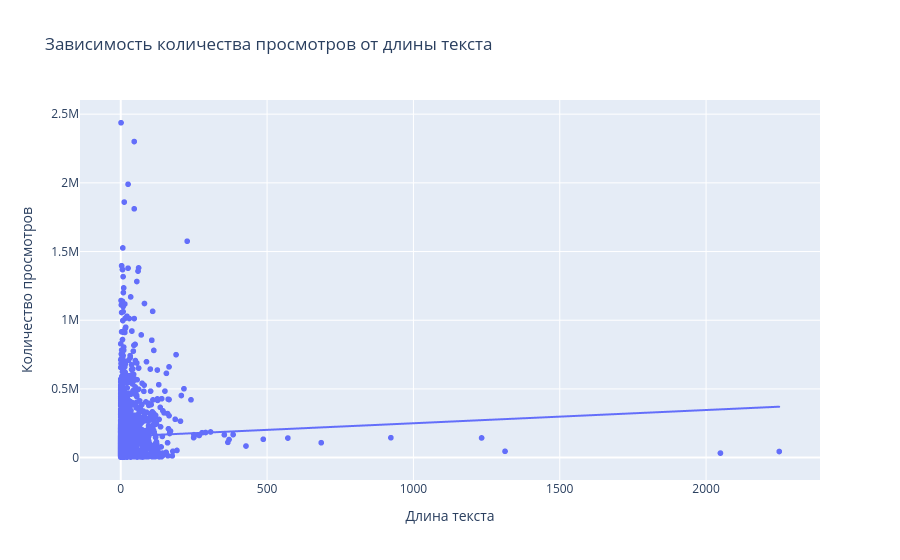
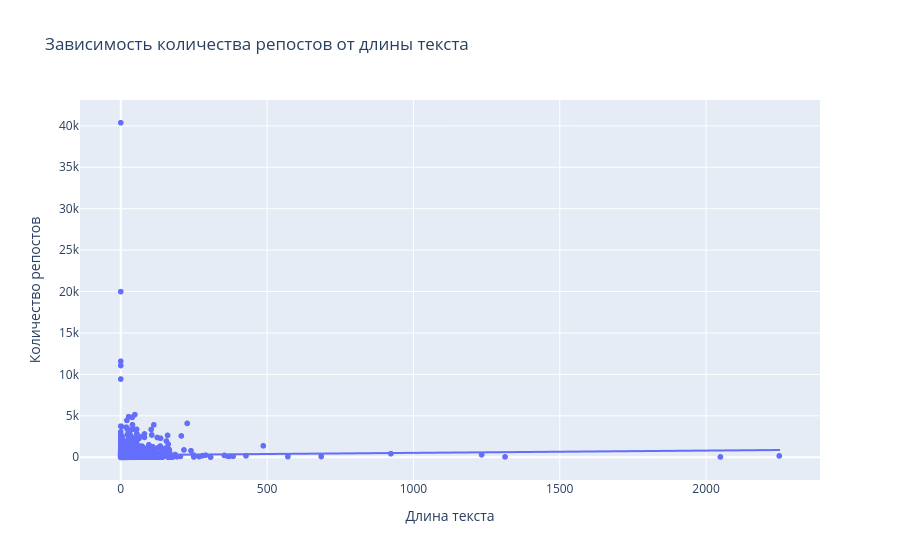
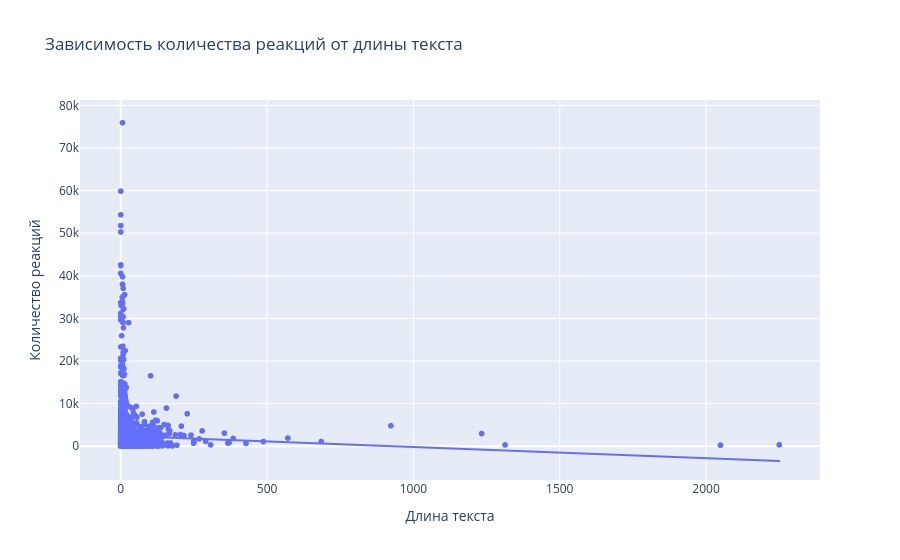

Write notebook code for charts like these, in order.
### Markdown cell above
Больше всех длинные посты пишет Асафьев Стас (автоблогер) - пишет какие-то статьи о машинах и прогнозах и иногда Артемий Лебедев (дизайнер)

### Code cell
fig_views = px.scatter(df, x="text_length", y="views_cnt",
                       trendline="ols",
                       labels={"text_length": "Длина текста", "views_cnt": "Количество просмотров"},
                       title="Зависимость количества просмотров от длины текста")
fig_views.show()

fig_reposts = px.scatter(df, x="text_length", y="reposts_cnt",
                         trendline="ols",
                         labels={"text_length": "Длина текста", "reposts_cnt": "Количество репостов"},
                         title="Зависимость количества репостов от длины текста")
fig_reposts.show()

fig_reactions = px.scatter(df, x="text_length", y="reactions_cnt",
                           trendline="ols",
                           labels={"text_length": "Длина текста", "reactions_cnt": "Количество реакций"},
                           title="Зависимость количества реакций от длины текста")
fig_reactions.show()

### Figure 1 — Plotly figure (JSON) as saved in the notebook; plotly's stock layout.template omitted (floating-point values rounded to 4 significant figures; data arrays with more than 128 entries replaced by an {"elided": "..."} marker saying what was removed)
{"data": [{"hovertemplate": "Длина текста=%{x}<br>Количество просмотров=%{y}<extra></extra>", "legendgroup": "", "marker": {"color": "#636efa", "symbol": "circle"}, "mode": "markers", "name": "", "showlegend": false, "type": "scattergl", "x": {"elided": "2626 int values"}, "xaxis": "x", "y": {"elided": "2626 int values"}, "yaxis": "y"}, {"hovertemplate": "<b>OLS trendline</b><br>views_cnt = 96.3126 * text_length + 153685<br>R<sup>2</sup>=0.001484<br><br>Длина текста=%{x}<br>Количество просмотров=%{y} <b>(trend)</b><extra></extra>", "legendgroup": "", "marker": {"color": "#636efa", "symbol": "circle"}, "mode": "lines", "name": "", "showlegend": false, "type": "scattergl", "x": {"elided": "2626 int values"}, "xaxis": "x", "y": {"elided": "2626 float values"}, "yaxis": "y"}], "layout": {"legend": {"tracegroupgap": 0}, "title": {"text": "Зависимость количества просмотров от длины текста"}, "xaxis": {"anchor": "y", "domain": [0, 1], "title": {"text": "Длина текста"}}, "yaxis": {"anchor": "x", "domain": [0, 1], "title": {"text": "Количество просмотров"}}}}

### Figure 2 — Plotly figure (JSON) as saved in the notebook; plotly's stock layout.template omitted (floating-point values rounded to 4 significant figures; data arrays with more than 128 entries replaced by an {"elided": "..."} marker saying what was removed)
{"data": [{"hovertemplate": "Длина текста=%{x}<br>Количество репостов=%{y}<extra></extra>", "legendgroup": "", "marker": {"color": "#636efa", "symbol": "circle"}, "mode": "markers", "name": "", "showlegend": false, "type": "scattergl", "x": {"elided": "2626 int values"}, "xaxis": "x", "y": {"elided": "2626 int values"}, "yaxis": "y"}, {"hovertemplate": "<b>OLS trendline</b><br>reposts_cnt = 0.275459 * text_length + 254.038<br>R<sup>2</sup>=0.000438<br><br>Длина текста=%{x}<br>Количество репостов=%{y} <b>(trend)</b><extra></extra>", "legendgroup": "", "marker": {"color": "#636efa", "symbol": "circle"}, "mode": "lines", "name": "", "showlegend": false, "type": "scattergl", "x": {"elided": "2626 int values"}, "xaxis": "x", "y": {"elided": "2626 float values"}, "yaxis": "y"}], "layout": {"legend": {"tracegroupgap": 0}, "title": {"text": "Зависимость количества репостов от длины текста"}, "xaxis": {"anchor": "y", "domain": [0, 1], "title": {"text": "Длина текста"}}, "yaxis": {"anchor": "x", "domain": [0, 1], "title": {"text": "Количество репостов"}}}}

### Figure 3 — Plotly figure (JSON) as saved in the notebook; plotly's stock layout.template omitted (floating-point values rounded to 4 significant figures; data arrays with more than 128 entries replaced by an {"elided": "..."} marker saying what was removed)
{"data": [{"hovertemplate": "Длина текста=%{x}<br>Количество реакций=%{y}<extra></extra>", "legendgroup": "", "marker": {"color": "#636efa", "symbol": "circle"}, "mode": "markers", "name": "", "showlegend": false, "type": "scattergl", "x": {"elided": "2626 int values"}, "xaxis": "x", "y": {"elided": "2626 int values"}, "yaxis": "y"}, {"hovertemplate": "<b>OLS trendline</b><br>reactions_cnt = -2.6262 * text_length + 2450.95<br>R<sup>2</sup>=0.001809<br><br>Длина текста=%{x}<br>Количество реакций=%{y} <b>(trend)</b><extra></extra>", "legendgroup": "", "marker": {"color": "#636efa", "symbol": "circle"}, "mode": "lines", "name": "", "showlegend": false, "type": "scattergl", "x": {"elided": "2626 int values"}, "xaxis": "x", "y": {"elided": "2626 float values"}, "yaxis": "y"}], "layout": {"legend": {"tracegroupgap": 0}, "title": {"text": "Зависимость количества реакций от длины текста"}, "xaxis": {"anchor": "y", "domain": [0, 1], "title": {"text": "Длина текста"}}, "yaxis": {"anchor": "x", "domain": [0, 1], "title": {"text": "Количество реакций"}}}}
